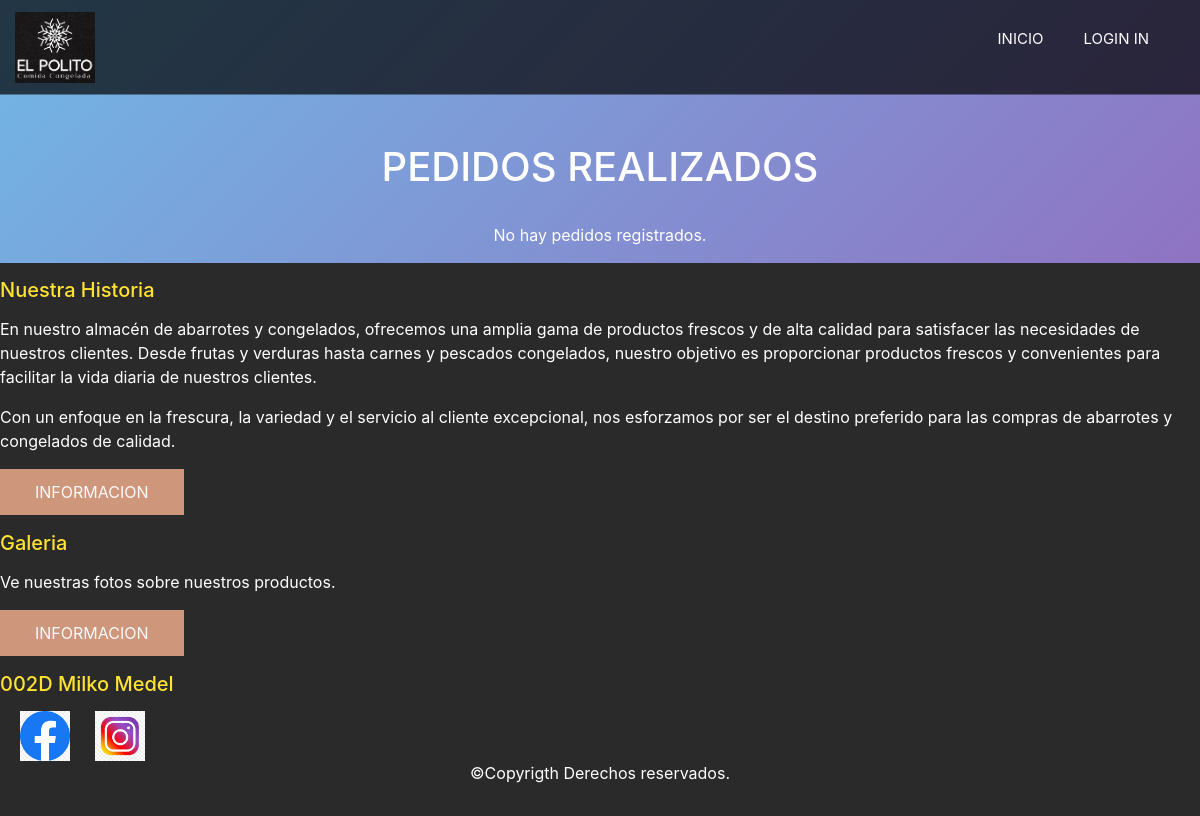
Before: /lista_pedidos with the older database file.
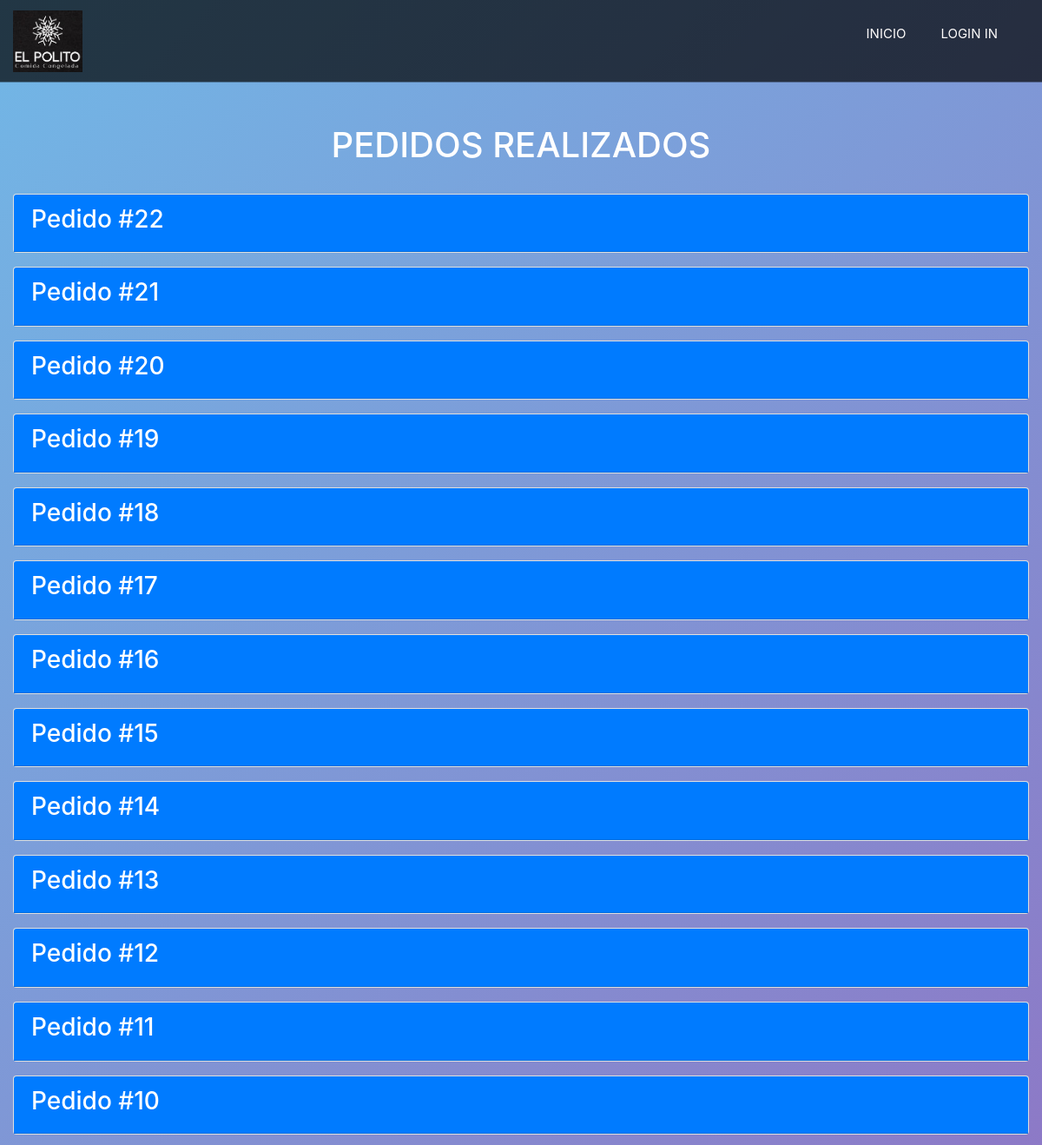
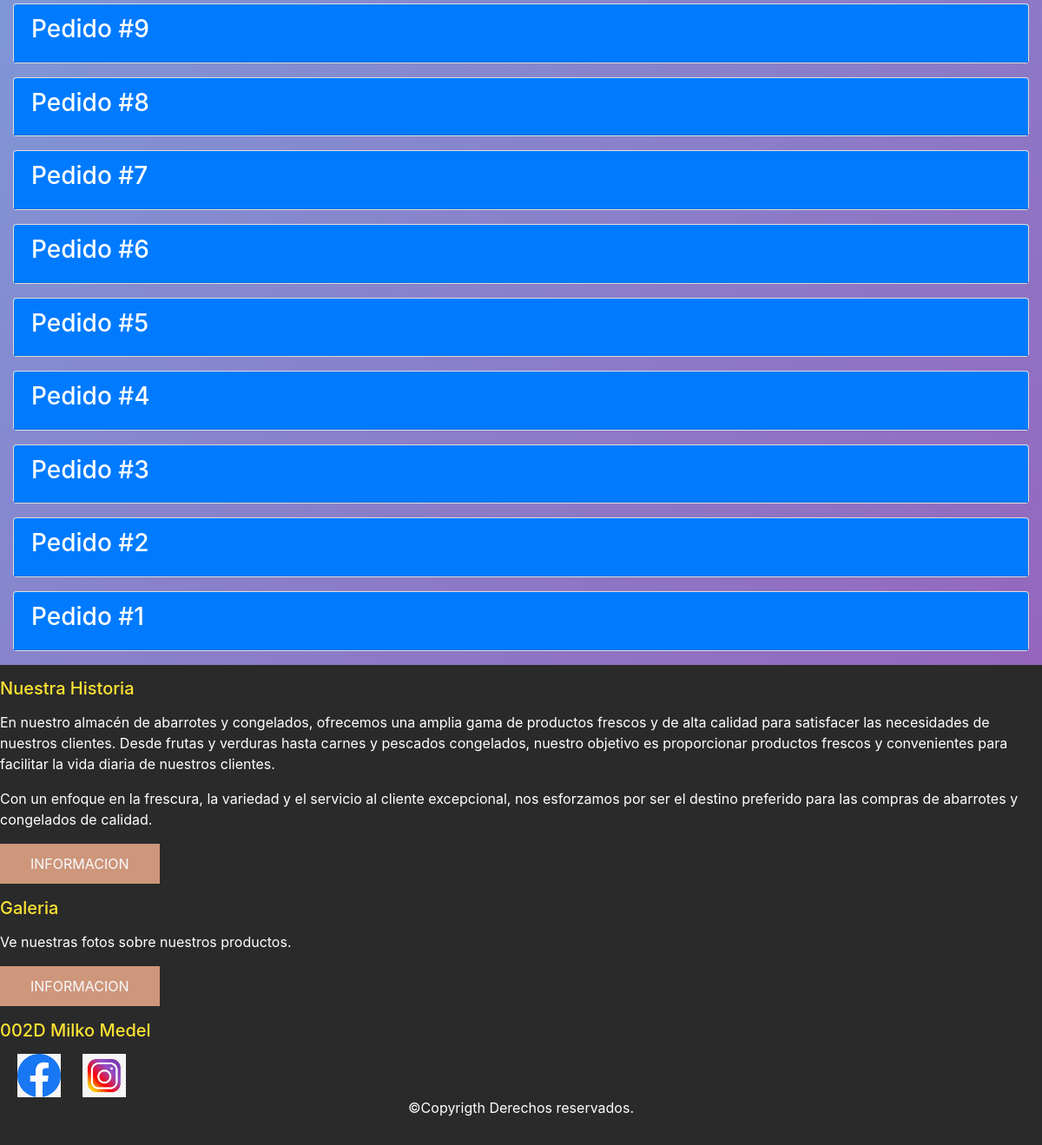
After: the same page with the newer database file (2 pictures, top to bottom).
### web/models.py (models this page shows, shortened)
class Pedido(models.Model):
    id          = models.AutoField(primary_key=True)
    total       = models.BigIntegerField()
    impuesto    = models.BigIntegerField(default=0)
    estado      = models.IntegerField(default=3)
    valor_envio = models.BigIntegerField(default=0)
    date        = models.DateTimeField(blank=False, null=False, default=now)
    user        = models.ForeignKey(settings.AUTH_USER_MODEL, on_delete=models.CASCADE)

### web/views.py (the view)
# urls.py: path('lista_pedidos', views.lista_pedidos, name='lista_pedidos'),
def lista_pedidos(request):
    pedidos = Pedido.objects.select_related('user').prefetch_related('detalles_pedido__id_producto').order_by('-date')
    ctx = {'pedidos': pedidos}
    return render(request, 'producto/lista_pedidos.html', ctx)

### web/templates/producto/lista_pedidos.html (shortened to what this page needs)
{% load static %}
<!DOCTYPE html>
<html lang="es">
<head>
    <link href="https://stackpath.bootstrapcdn.com/bootstrap/4.5.2/css/bootstrap.min.css" rel="stylesheet">
    <link rel="stylesheet" href="{% static 'css/styles_lista.css' %}">
</head>
<body>
    {% include 'base/nav.html' %}
    <div id="main-content" class="container mt-5">
        <div class="row mb-4">
            <div class="col text-white text-center">
                <h1>PEDIDOS REALIZADOS</h1>
            </div>
        </div>
        <div class="row">
            <div class="col">
                {% if pedidos %}
                <div id="accordion">
                    {% for pedido in pedidos %}
                    <div class="card mb-3">
                        <div class="card-header bg-primary text-white" data-toggle="collapse" data-target="#collapse-{{ pedido.id }}" aria-expanded="true" aria-controls="collapse-{{ pedido.id }}">
                            <div class="d-flex justify-content-between align-items-center">
                                <h3>Pedido #{{ pedido.id }}</h3>
                            </div>
                        </div>
                    </div>
                    {% endfor %}
                </div>
                {% else %}
                <p class="text-center text-white">No hay pedidos registrados.</p>
                {% endif %}
            </div>
        </div>
    </div>
    {% include 'base/footer.html' %}
</body>
</html>

### web/templates/base/nav.html (shortened to what this page needs)
{% load static %}
<header class="header">
    <div class="menu container">
        <img class="menu-logo" src="{% static 'img/imagenlogo.png' %}" alt="menu logo">
        <nav class="navbar">
            <ul>
                {% url 'index' as index_url %}
                <li><a class="nav-link {% if request.path == index_url %}active{% endif %}"
                    href="{{ index_url }}">Inicio</a>
                </li>
                {% if user.is_authenticated %}
                {% url 'nosotros' as nosotros_url %}
                <li><a class="nav-link {% if request.path == nosotros_url %}active{% endif %}"
                    href="{{ nosotros_url }}">Nosotros</a>
                </li>
                {% url 'galeria' as galeria_url %}
                <li><a class="nav-link {% if request.path == nosotros_url %}active{% endif %}"
                    href="{{galeria_url}}">Galeria</a>
                </li>
                {% url 'mostrar_perfil' as mostrar_perfil_url %}
                <li><a class="nav-link {% if request.path == nosotros_url %}active{% endif %}"
                    href="{{mostrar_perfil_url}}">Perfil</a>
                </li>
                <a class="dropdown-item" href="#">
                    <form
                    id="logout-form"
                    method="post"
                    action="{% url 'logout' %}"
                    style="color: white; font-size: medium; text-align: center">
                    {% csrf_token %}
                    <a class="nav-link" onclick="this.closest('form').submit();">Cerrar sesión</a>
                    </form>
                </a>
                {% else %}
                {% url 'login' as login_url %}
                <li><a class="nav-link {% if request.path == login_url %}active{% endif %}"
                    href="{{login_url}}">Login in</a>
                </li>
                {% endif %}
            </ul>
        </nav>
    </div>
</header>

### web/templates/base/footer.html
{% load static %}
<footer class="footer">
    <section class="container-content">
        <div class="content-pharagraph">
            <div class="nosotros">
                <h3>Nuestra Historia</h3>
                <ul>
                    <p>En nuestro almacén de abarrotes y congelados, ofrecemos una amplia gama de productos frescos y de alta calidad para satisfacer las necesidades de nuestros clientes. Desde frutas y verduras hasta carnes y pescados congelados, nuestro objetivo es proporcionar productos frescos y convenientes para facilitar la vida diaria de nuestros clientes.</p>
                    <p>Con un enfoque en la frescura, la variedad y el servicio al cliente excepcional, nos esforzamos por ser el destino preferido para las compras de abarrotes y congelados de calidad.</p>
                    <li>
                        {% url 'nosotros' as nosotros_url %}
                        <a id="nav-link {% if request.path == nosotros_url %}active{% endif %}"
                        href="{{nosotros_url}}" class="btn-1">Informacion</a></li>
                </ul>
            </div>
            <div class="link">
                <h3>Galeria</h3>
                <ul>
                    <p>Ve nuestras fotos sobre nuestros productos.</p>
                    <li>
                        {% url 'galeria' as galeria_url %}
                        <a id="nav-link {% if request.path == galeria_url %}active{% endif %}"
                        href="{{galeria_url}}" class="btn-1">Informacion</a></li>
                </ul>
            </div>
            <div class="link">
                <h3>002D Milko Medel</h3>
                <img src="{% static 'img/face.png' %}" alt="facebook." width="50px" height="50px" style="padding-left: 20px;">
                <img src="{% static 'img/insta.png' %}" alt="Instagram." width="50px" height="50px" style="padding-left: 20px;">
                <ul>
                    <li><p class="derechos">&copy;Copyrigth Derechos reservados.</p></li>
                </ul>
            </div>
        </div>
    </section>
</footer>

### web/static/css/styles_lista.css (style rules this page uses)
* { margin: 0; padding: 0; width: auto; box-sizing: border-box; text-decoration: none; list-style: none; }
body, html { background: linear-gradient(135deg, #71b7e6, #9b59b6); }
.container { max-width: 3200px; margin: auto; }
.header { background-image: linear-gradient( rgba(0, 0, 0, 0.7), rgba(0, 0, 0, 0.7)), url(https://images.prismic.io/simpliroute/85eca361-d606-4cb9-9bb3-0bc359e09961_planograma+de+abarrotes.jpg?auto=compress%2Cformat&rect=0%2C121%2C1920%2C836&w=1920&fit=max&q=100); background-position: center bottom; background-repeat: no-repeat; background-size: cover; min-height: 10vh; display: flex; align-items: center; }
.menu { position: relative; top: 0; left: 0; right: 0; display: flex; align-items: center; justify-content: space-between; }
.menu-logo { width: 80px; }
.menu .navbar ul li { position: relative; float: left; text-transform: uppercase; }
.menu .navbar ul li a { font-size: 10px; padding: 20px; color: #ffFdfc; display: block; text-decoration: none; font-size: 15px; }
.btn-1 { display: inline-block; padding: 11px 35px; background-color: #ce967b; color: #f9fafc; text-transform: uppercase; text-decoration: none; }
.footer { padding: 15px 0; background-color: #2a2a2a; color: #fff; }
.container-content { display: flex; justify-content: space-between; }
.footer h3 { font-size: 20px; color: #FFE333; margin-bottom: 15px; }
.derechos { text-align: center; }

Changed rows visible on the page:
added Pedido: id "22"
added Pedido: id "21"
added Pedido: id "20"
added Pedido: id "19"
added Pedido: id "18"
added Pedido: id "17"
added Pedido: id "16"
added Pedido: id "15"
added Pedido: id "14"
added Pedido: id "13"
added Pedido: id "12"
added Pedido: id "11"
added Pedido: id "10"
added Pedido: id "9"
added Pedido: id "8"
added Pedido: id "7"
added Pedido: id "6"
added Pedido: id "5"
added Pedido: id "4"
added Pedido: id "3"
added Pedido: id "2"
added Pedido: id "1"
Other visible differences:
text no longer shown: "No hay pedidos registrados."
